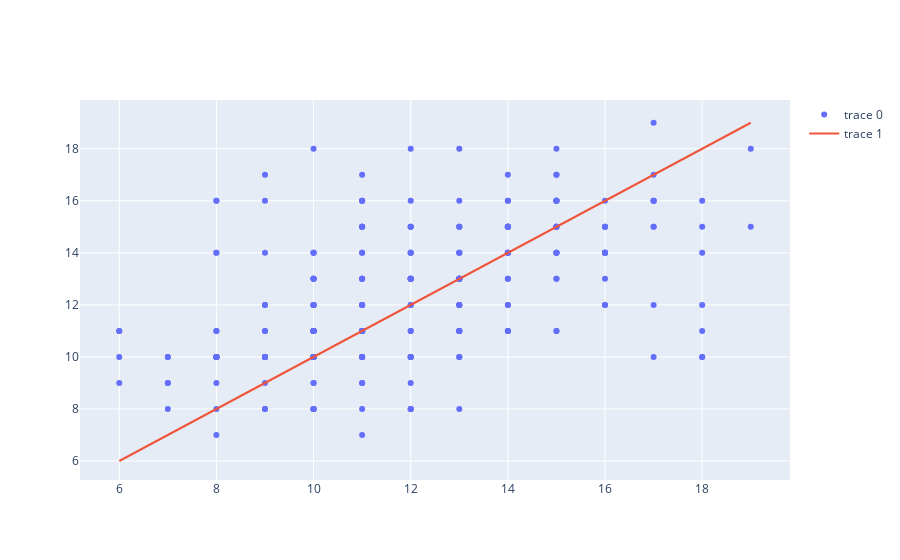

Here is the notebook cell this chart was saved with:
### Code cell
fig6 = go.Figure()
fig6.add_trace(go.Scatter(x=y_test['G3'], y=clf_pred.copy(),mode='markers'))
fig6.add_trace(go.Scatter(x=y_test['G3'], y=y_test['G3']))
fig6.show()

### Figure 1 — Plotly figure (JSON) as saved in the notebook; plotly's stock layout.template omitted (floating-point values rounded to 4 significant figures; data arrays with more than 128 entries replaced by an {"elided": "..."} marker saying what was removed)
{"data": [{"mode": "markers", "type": "scatter", "x": {"elided": "245 int values"}, "y": {"elided": "245 int values"}}, {"type": "scatter", "x": {"elided": "245 int values"}, "y": {"elided": "245 int values"}}], "layout": {}}
